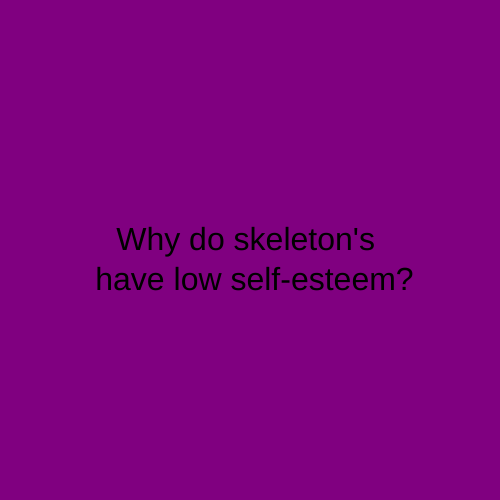
Frame 1 (no input)
Frame 60 (no input): identical to frame 1, image omitted
Frame 120 (the mouse pressed at the canvas centre since frame 60): identical to frame 1, image omitted

The p5.js sketch that drew this single still picture (run headless with seeded random() and noise() and a simulated clock; from frame 60 on, the mouse is pressed at the canvas centre):

// p5.js sketch
// ── sketch.js
let state = 0;

function setup() {
  createCanvas(500, 500);
  textAlign(CENTER);
  textSize(32);
}

function draw() {
  switch (state) {
    case 0:
      background("purple");
      text("Why do skeleton\'s \n have low self-esteem?", 250, 250);
      break;

    case 1:
      background("orange");
      text("They have no body to love!", 250,250)
      break;
  }
}

function mouseReleased() {
  state++;
  if (state > 1) {
    state = 0;
  }
}
